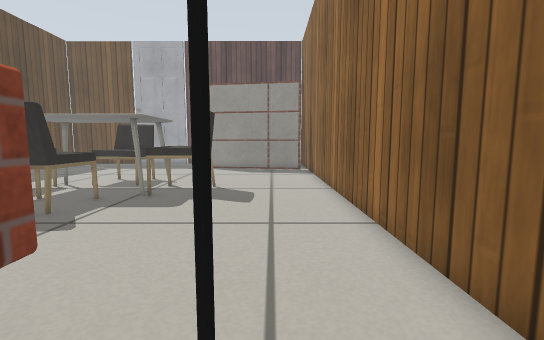
view 1 (above)

16 first-person views from a walk through a robot-simulator world made for Gazebo. The camera is 0.4 m above the floor, tilts 6° down and sees 90° across. The floor is counted in squares, 0.2 m on a side. Each view is taken from the middle of a square. On the plan, view 1 faces up. The plan holds only what a view shows up to about 16 squares ahead; the rest is blank. Some surface patterns are stand-ins.

view 2
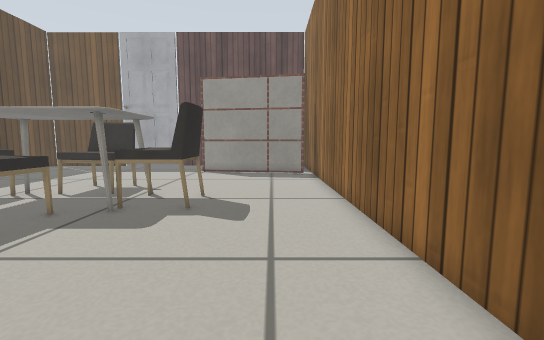

view 3
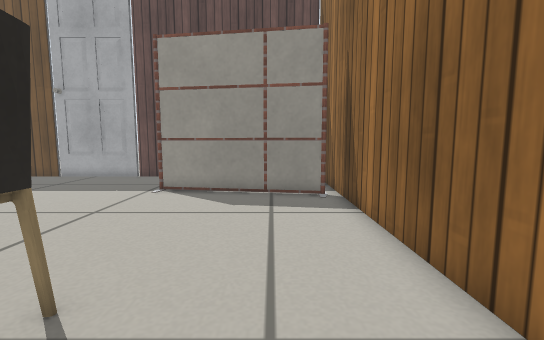

view 4
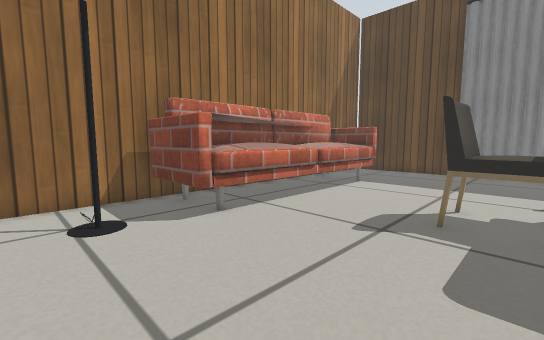

view 5
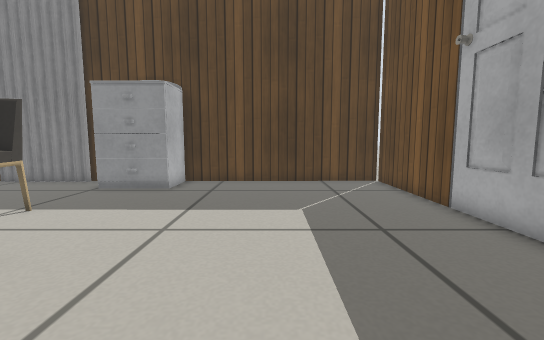

view 6
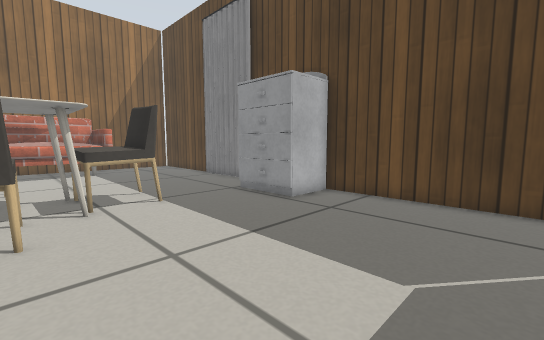

view 7
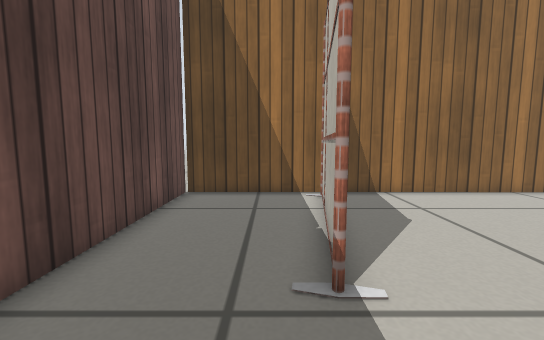

view 8
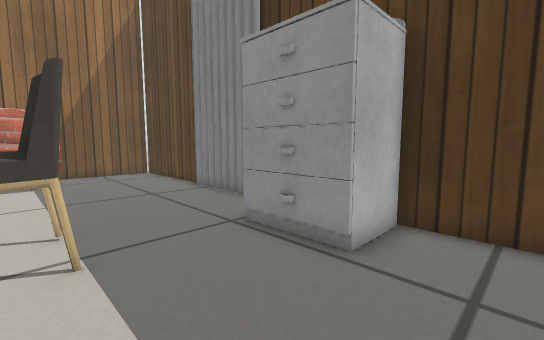

view 9
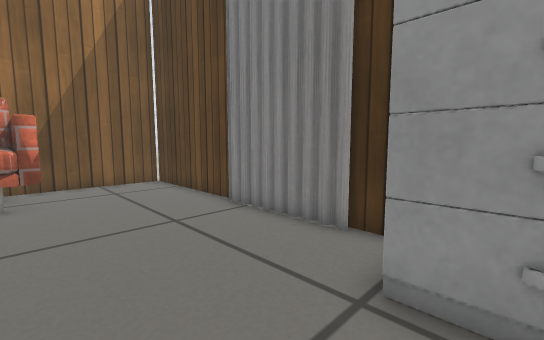

view 10
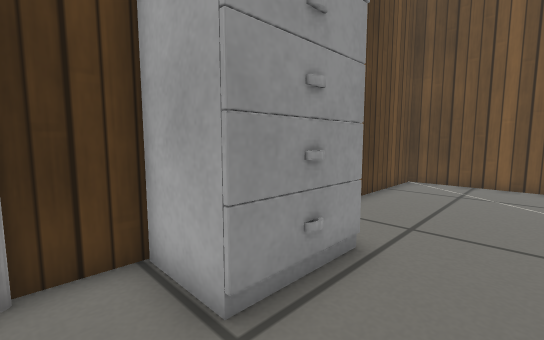

view 11
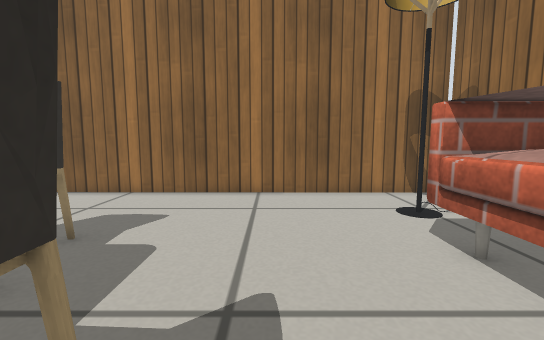

view 12
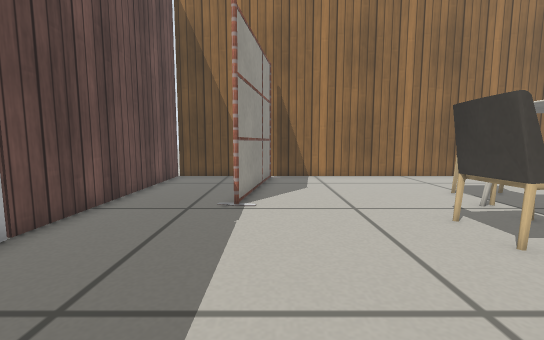

view 13
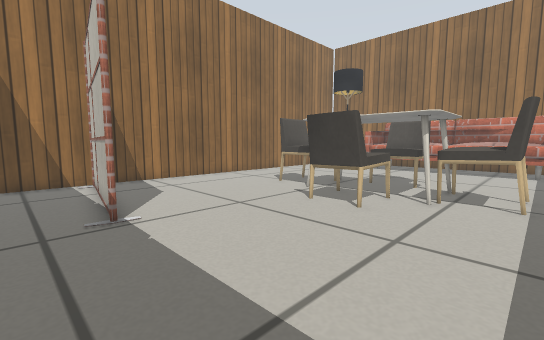

view 14
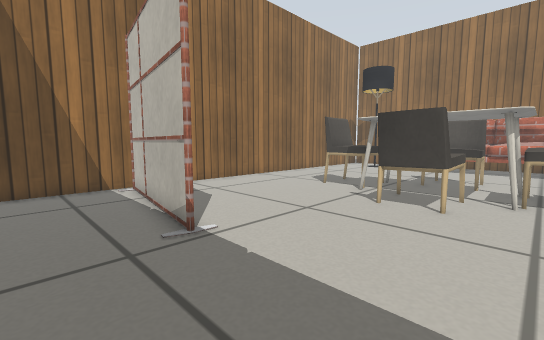

view 15
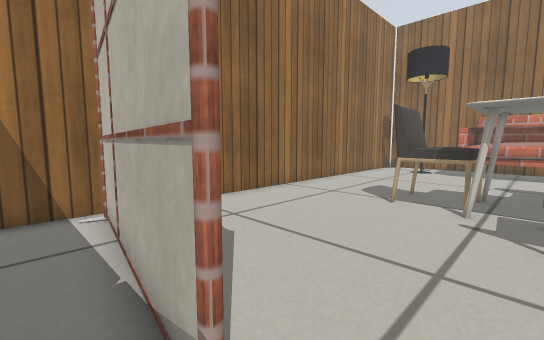

view 16
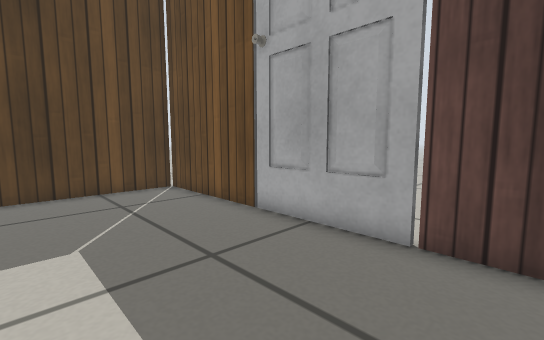

### Floor plan
Key: @ floor where view 1 was taken; # wall or solid block; x gap in a wall; . floor; = window, fence, low wall or low ledge; T thing the floor can be seen under or through.
Columns run from 18 left of view 1 to 3 right of it. Each row starts with its distance up from view 1.
 25 ######x###x###########
 24 #....................#
 23 #....................#
 22 #....................#
 21 #....................#
 20 #.............####...#
 19 #................#####
 18 #....................#
 17 #....................#
 16 #....................#
 15 #....................#
 14 ####......TTT........#
 13    #.....TTTTT.......#
 12 ####..TTTTTTTTTT.....#
 11 #.....TTT    TTT.....#
 10 #......TTT  TT=T.....#
  9 #.........TTT........#
  8 #.........TTT........#
  7 #.........TT.........#
  6 #....................#
  5 #....................#
  4 #....................#
  3 #.....#========#.....#
  2 #....###########.#...#
  1 #....##       ##.....#
  0 #....#         #..@..#
 -1 ######         #######

Where each view was taken, in squares from view 1:
view 1: 0 up, 0 right, facing up
view 2: 2 up, 0 right, facing up
view 3: 9 up, 0 right, facing up
view 4: 9 up, 1 right, facing down-left
view 5: 19 up, 4 left, facing left
view 6: 21 up, 8 left, facing down-left
view 7: 21 up, 8 left, facing right
view 8: 17 up, 11 left, facing down-left
view 9: 13 up, 12 left, facing down-left
view 10: 10 up, 13 left, facing up-left
view 11: 6 up, 8 left, facing right
view 12: 19 up, 13 left, facing right
view 13: 22 up, 12 left, facing down-right
view 14: 23 up, 10 left, facing down-right
view 15: 21 up, 6 left, facing down-right
view 16: 19 up, 6 left, facing up-left
